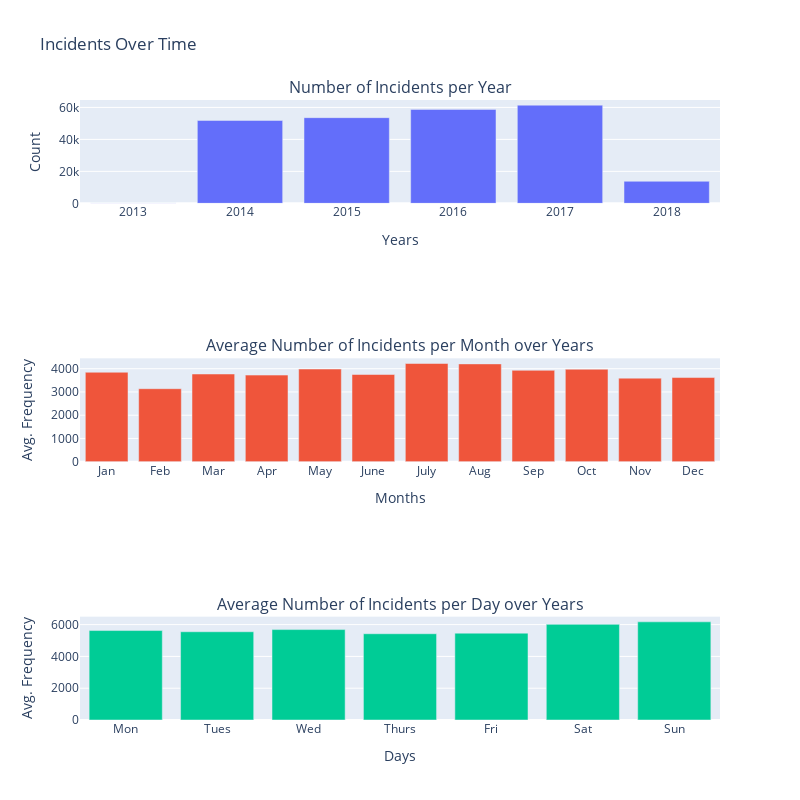

Notebook code cell kept with this figure:
### Markdown cell above
# Trends in gun violence incidents over the years

### Code cell
gun_violence_df['date'] = pd.to_datetime(gun_violence_df['date'])
gun_violence_df = gun_violence_df.assign(year = gun_violence_df['date'].map(lambda dates: dates.year))
gun_violence_df = gun_violence_df.assign(month =gun_violence_df['date'].map(lambda dates: dates.month))
gun_violence_df = gun_violence_df.assign(day = gun_violence_df['date'].map(lambda dates: dates.weekday()))

y_yrs = gun_violence_df.groupby('year')['incident_id'].count().values
x_yrs = gun_violence_df.groupby('year')['incident_id'].count().index.values

y_months = gun_violence_df.\
            groupby(by=['year','month']).\
            agg('count').\
            groupby('month')['incident_id'].\
            mean().\
            values

x_months = ['Jan','Feb','Mar','Apr','May','June','July','Aug','Sep','Oct','Nov','Dec']

y_days = gun_violence_df.\
            groupby(['year','day']).\
            agg('count').\
            groupby('day')['incident_id'].\
            mean().\
            values

x_days = ['Mon','Tues','Wed','Thurs','Fri','Sat','Sun']


trace1 = go.Bar(
    x=x_yrs,
    y=y_yrs
)
trace2 = go.Bar(
    x=x_months,
    y=y_months,
    xaxis='x2',
    yaxis='y2'
)
trace3 = go.Bar(
    x=x_days,
    y=y_days,
    xaxis='x3',
    yaxis='y3'
)

data = [trace1, trace2, trace3]
fig = plotly.tools.make_subplots(rows=3, cols=1, specs = [[{}], [{}],[{}]],vertical_spacing = 0.25, subplot_titles=('Number of Incidents per Year', 
                                                                 'Average Number of Incidents per Month over Years',
                                                                 'Average Number of Incidents per Day over Years'))

fig.append_trace(trace1, 1, 1)
fig.append_trace(trace2, 2, 1)
fig.append_trace(trace3, 3, 1)

fig['layout']['xaxis1'].update(title='Years')
fig['layout']['xaxis2'].update(title='Months')
fig['layout']['xaxis3'].update(title='Days')


fig['layout']['yaxis1'].update(title='Count')
fig['layout']['yaxis2'].update(title='Avg. Frequency')
fig['layout']['yaxis3'].update(title='Avg. Frequency')


fig['layout'].update(showlegend=False, height=800, width=800, title='Incidents Over Time')
iplot(fig)

### Figure 1 — Plotly figure (JSON) as saved in the notebook; plotly's stock layout.template omitted (floating-point values rounded to 4 significant figures)
{"data": [{"type": "bar", "x": [2013, 2014, 2015, 2016, 2017, 2018], "xaxis": "x", "y": [278, 51854, 53579, 58763, 61401, 13802], "yaxis": "y"}, {"type": "bar", "x": ["Jan", "Feb", "Mar", "Apr", "May", "June", "July", "Aug", "Sep", "Oct", "Nov", "Dec"], "xaxis": "x2", "y": [3848.0, 3140.0, 3773.0, 3726.0, 3986, 3751, 4225.0, 4208, 3931.0, 3978, 3595.0, 3621.0], "yaxis": "y2"}, {"type": "bar", "x": ["Mon", "Tues", "Wed", "Thurs", "Fri", "Sat", "Sun"], "xaxis": "x3", "y": [5627.0, 5551.0, 5688.0, 5427.0, 5462.0, 6016, 6175.0], "yaxis": "y3"}], "layout": {"annotations": [{"font": {"size": 16}, "showarrow": false, "text": "Number of Incidents per Year", "x": 0.5, "xanchor": "center", "xref": "paper", "y": 1.0, "yanchor": "bottom", "yref": "paper"}, {"font": {"size": 16}, "showarrow": false, "text": "Average Number of Incidents per Month over Years", "x": 0.5, "xanchor": "center", "xref": "paper", "y": 0.5833, "yanchor": "bottom", "yref": "paper"}, {"font": {"size": 16}, "showarrow": false, "text": "Average Number of Incidents per Day over Years", "x": 0.5, "xanchor": "center", "xref": "paper", "y": 0.1667, "yanchor": "bottom", "yref": "paper"}], "height": 800, "showlegend": false, "title": {"text": "Incidents Over Time"}, "width": 800, "xaxis": {"anchor": "y", "domain": [0, 1], "title": {"text": "Years"}}, "xaxis2": {"anchor": "y2", "domain": [0, 1], "title": {"text": "Months"}}, "xaxis3": {"anchor": "y3", "domain": [0, 1], "title": {"text": "Days"}}, "yaxis": {"anchor": "x", "domain": [0.8333, 1.0], "title": {"text": "Count"}}, "yaxis2": {"anchor": "x2", "domain": [0.4167, 0.5833], "title": {"text": "Avg. Frequency"}}, "yaxis3": {"anchor": "x3", "domain": [0, 0.1667], "title": {"text": "Avg. Frequency"}}}}
